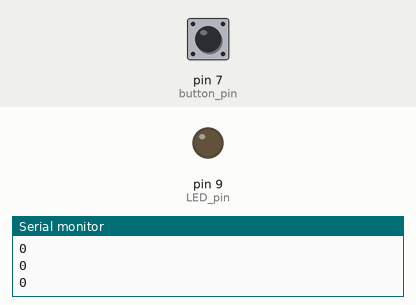
The sketch below on a simulated Arduino Uno, built with avr-gcc and run on an emulated ATmega328P. Parts: output pins drawn as LEDs (lit = HIGH), the last lines printed to the serial monitor. Inputs (shaded band) come from the test bench; at power-on: pin 7 (button_pin) HIGH.

Above: at 1.2 s.
1.3 s: pin 7 (button_pin) pulled LOW for 0.15 s
At 1.37 s:
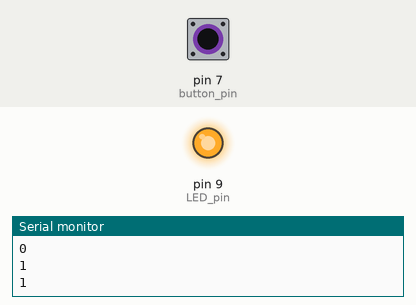
2.9 s: pin 7 (button_pin) pulled LOW for 3.2 s
At 7.2 s:
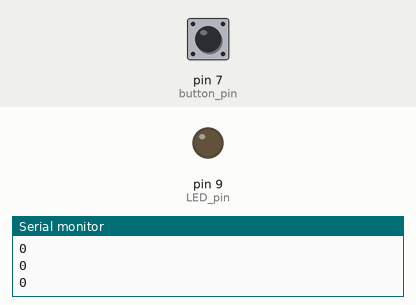
Timing chart, 0 to 8.7 s (numbered marks = the images above; inputs shaded):
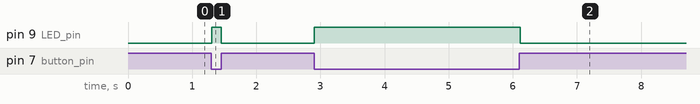

The sketch:

02_button.ino
```cpp
const byte button_pin = 7; // connect button to digital pin 7
const byte LED_pin = 9;    // connect LED to digital pin 9

void setup() {
  Serial.begin(9600);               // baud rate for serial monitor
  pinMode(button_pin, INPUT_PULLUP); // set button pin as input with internal pull-up resistor (to avoid noise)
  pinMode(LED_pin, OUTPUT);          // set LED pin as output (to supply voltage to the LED)
}

void loop() {
  boolean buttonState = !digitalRead(button_pin); // read button state (inverted because of INPUT_PULLUP)
  // boolean type is used because the button has only two states: pressed (1) or released (0)

  if (buttonState == 0) {          // if button is released
    digitalWrite(LED_pin, LOW);    // turn LED off
  } else {                         // if button is pressed
    digitalWrite(LED_pin, HIGH);   // turn LED on
  }

  Serial.println(buttonState);      // print button state to serial monitor
  delay(50);                        // small delay to stabilise serial output
}
```

Measured:
- after the input at 1.3 s, pin 9 (LED_pin): LOW → HIGH at once, → LOW 0.15 s later
- after the input at 2.9 s, pin 9 (LED_pin): LOW → HIGH at once, → LOW 3.2 s later
